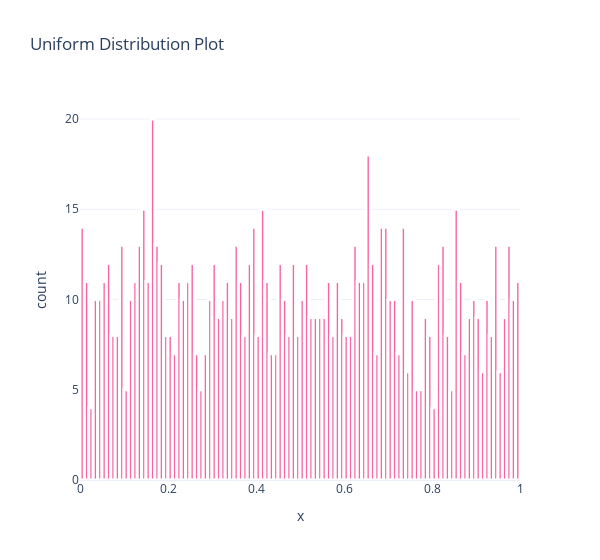
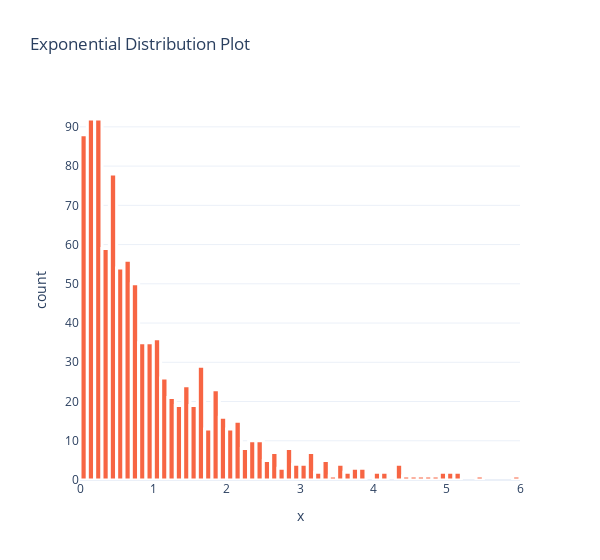
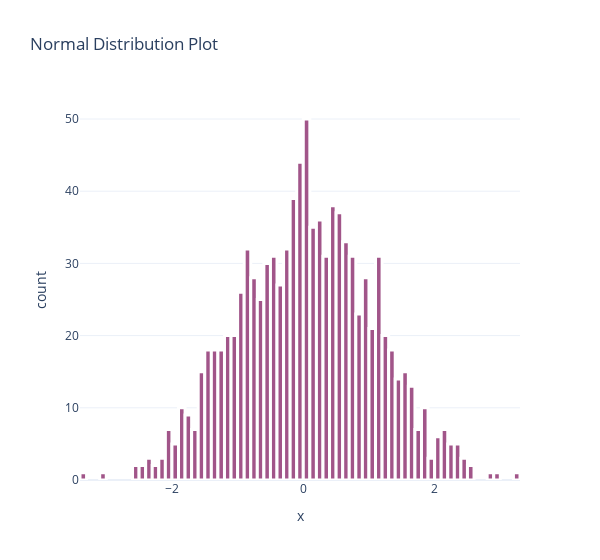

Write notebook code for charts like these, in order.
### Markdown cell above
**Histogram Using Plotly**

### Code cell
for i in range(3):
    fig = px.histogram(x = data[data.columns[i]], template = "plotly_white", nbins = 100, width = 600, title = f"{data.columns[i]} Distribution Plot")
    fig.update_traces(marker = {"line":{"width":3, "color":"white"}, "color":colors[i]})
    fig.show()

### Figure 1 — Plotly figure (JSON) as saved in the notebook; plotly's stock layout.template omitted (floating-point values rounded to 4 significant figures; data arrays with more than 128 entries replaced by an {"elided": "..."} marker saying what was removed)
{"data": [{"alignmentgroup": "True", "bingroup": "x", "hovertemplate": "x=%{x}<br>count=%{y}<extra></extra>", "legendgroup": "", "marker": {"color": "#f765A3", "line": {"color": "white", "width": 3}, "pattern": {"shape": ""}}, "name": "", "nbinsx": 100, "offsetgroup": "", "orientation": "v", "showlegend": false, "type": "histogram", "x": {"elided": "1000 float values"}, "xaxis": "x", "yaxis": "y"}], "layout": {"barmode": "relative", "legend": {"tracegroupgap": 0}, "title": {"text": "Uniform Distribution Plot"}, "width": 600, "xaxis": {"anchor": "y", "domain": [0, 1], "title": {"text": "x"}}, "yaxis": {"anchor": "x", "domain": [0, 1], "title": {"text": "count"}}}}

### Figure 2 — Plotly figure (JSON) as saved in the notebook; plotly's stock layout.template omitted (floating-point values rounded to 4 significant figures; data arrays with more than 128 entries replaced by an {"elided": "..."} marker saying what was removed)
{"data": [{"alignmentgroup": "True", "bingroup": "x", "hovertemplate": "x=%{x}<br>count=%{y}<extra></extra>", "legendgroup": "", "marker": {"color": "#f76543", "line": {"color": "white", "width": 3}, "pattern": {"shape": ""}}, "name": "", "nbinsx": 100, "offsetgroup": "", "orientation": "v", "showlegend": false, "type": "histogram", "x": {"elided": "1000 float values"}, "xaxis": "x", "yaxis": "y"}], "layout": {"barmode": "relative", "legend": {"tracegroupgap": 0}, "title": {"text": "Exponential Distribution Plot"}, "width": 600, "xaxis": {"anchor": "y", "domain": [0, 1], "title": {"text": "x"}}, "yaxis": {"anchor": "x", "domain": [0, 1], "title": {"text": "count"}}}}

### Figure 3 — Plotly figure (JSON) as saved in the notebook; plotly's stock layout.template omitted (floating-point values rounded to 4 significant figures; data arrays with more than 128 entries replaced by an {"elided": "..."} marker saying what was removed)
{"data": [{"alignmentgroup": "True", "bingroup": "x", "hovertemplate": "x=%{x}<br>count=%{y}<extra></extra>", "legendgroup": "", "marker": {"color": "#a15589", "line": {"color": "white", "width": 3}, "pattern": {"shape": ""}}, "name": "", "nbinsx": 100, "offsetgroup": "", "orientation": "v", "showlegend": false, "type": "histogram", "x": {"elided": "1000 float values"}, "xaxis": "x", "yaxis": "y"}], "layout": {"barmode": "relative", "legend": {"tracegroupgap": 0}, "title": {"text": "Normal Distribution Plot"}, "width": 600, "xaxis": {"anchor": "y", "domain": [0, 1], "title": {"text": "x"}}, "yaxis": {"anchor": "x", "domain": [0, 1], "title": {"text": "count"}}}}
